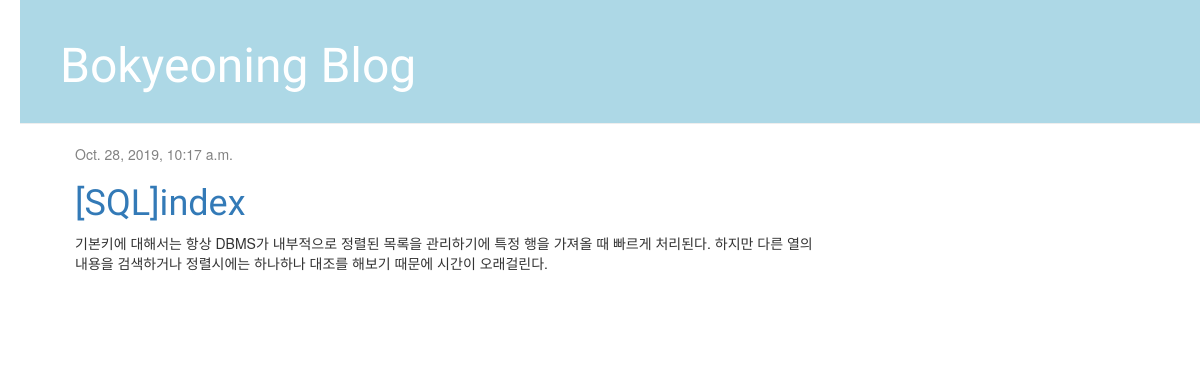
The page /post/8/ on the database its author committed.
### blog/models.py (models this page shows, shortened)
class Post(models.Model):
    author = models.ForeignKey('auth.User', on_delete=models.CASCADE)
    title = models.CharField(max_length=100)
    content = models.TextField()
    created_at = models.DateTimeField(auto_now_add=True)
    updated_at = models.DateTimeField(auto_now=True)
    published_at = models.DateTimeField(blank = True, null = True)

### blog/views.py (the view)
# urls.py: path('post/<int:id>/',views.post_detail, name='post_detail'),
def post_detail(request, id):
	post = get_object_or_404(Post, id=id)
	return render(request, 'blog/post_detail.html',{'post':post})

### blog/templates/blog/post_detail.html (shortened to what this page needs)
{% extends 'blog/layout.html' %}
{% block content %}
 <a href="{% url 'post_detail' id=post.id %}">
    <div class="post">
        {% if post.published_at %}
            <div class="date">
                {{ post.published_at }}
            </div>
        {% endif %}
        <h1><a>{{ post.title }}</a></h1>
        <p>{{ post.content|linebreaksbr }}</p>
    </div>
</a>
{% endblock %}

### blog/static/css/main.css (style rules this page uses)
h1 { color:blue; font-family: 'Staatliches', cursive; }
body { padding-left: 20px; }
.post { margin-bottom: 70px; }
.date { color: #828282; }

### rows shown on the page
Post: published_at "Oct. 28, 2019, 10:17 a.m.", title "[SQL]index", content "기본키에 대해서는 항상 DBMS가 내부적으로 정렬된 목록을 관리하기에 특정 행을 가져올 때 빠르게 처리된다. 하지만 다른 열의 내용을 검색하거나 정렬시에는 하나하나 대조를 해보기 때문에 시간이 오래걸린다."
